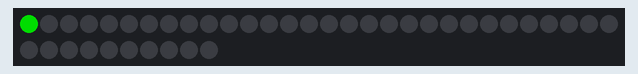
Simulated run of this sketch. Board: ESP32. Shown: 40 RGB LEDs in strip order, left to right, continuing on the next row. Dim RGB values are drawn brighter than linear.

Above: at 0.1 s.
At 8.1 s:
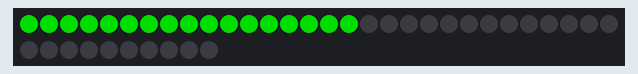
At 12.1 s:
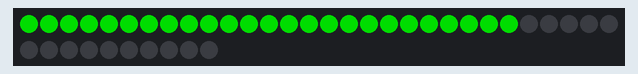
At 16.1 s:
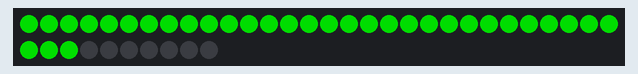
At 24.6 s:
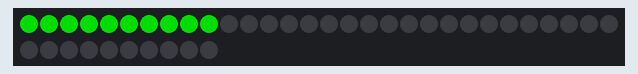
At 39.8 s:
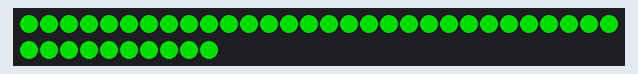

The sketch:

driver_40_neopixel_matrix.ino
```cpp
// (licence header left out)
#include <Adafruit_NeoPixel.h>

// Which pin on the Arduino is connected to the NeoPixels?
#define PIN        18 //esp32 data pin

// How many NeoPixels are attached to the Arduino?
#define NUMPIXELS 40 //Number of pixel


Adafruit_NeoPixel pixels(NUMPIXELS, PIN, NEO_GRB + NEO_KHZ800);

#define DELAYVAL 500 // Time between pixels config update

void setup() {
  pixels.begin(); // INITIALIZE NeoPixel strip object (REQUIRED)
}

void loop() {
  pixels.clear(); // Set all pixel colors to 'off'

  // il primo neopixel ha indirizzo 0
  for(int i=0; i<NUMPIXELS; i++) { // For each pixel...

    // pixels.Color() takes RGB values, from 0,0,0 up to 255,255,255
    // Here we're using a moderately bright green color:
    pixels.setPixelColor(i, pixels.Color(0, 150, 0));

    pixels.show();   // Send the updated pixel colors to the hardware.

    delay(DELAYVAL); // Pause before next pass through loop
  }
}
```
